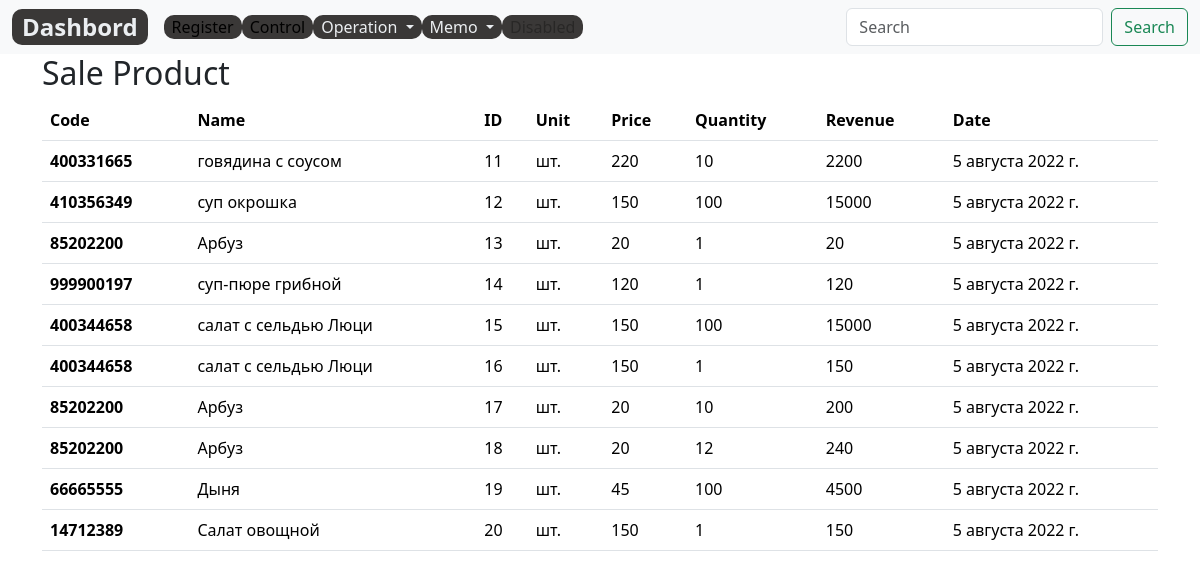
The page /control/sold_product_list/ on the database as committed earlier.
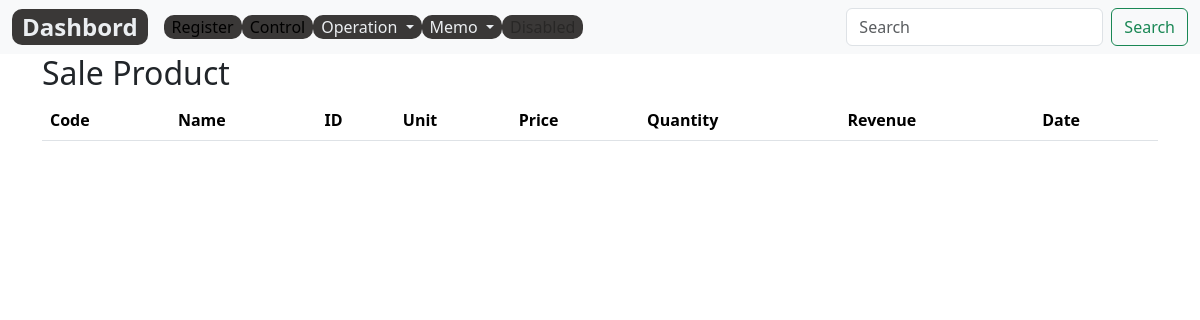
The same page on the database as committed later.
### control/models.py (models this page shows, shortened)
class SaleProduct(models.Model):
    name = models.ForeignKey(Product,related_name='name_sale', null=True, on_delete=models.PROTECT)
    product=models.CharField(max_length=200, help_text="Не более 200 знаков", null=True, db_index=True)#отражение в sold_product_list.html
    code=models.DecimalField(max_digits=12, help_text="Не более 12 знаков",decimal_places=0,null=True,verbose_name='Код')
    slug= models.SlugField(max_length=255, verbose_name='Url',blank=True, null=True)
    price=models.PositiveIntegerField(verbose_name='Цена, руб', default=1)
    sold= models.PositiveIntegerField(verbose_name='Sold, руб', default=1)
    unit = models.CharField(max_length=10,verbose_name='Ед.изм.',  choices=UNITS, null=True ,default='шт.')
    revenue= models.DecimalField(max_digits=10, help_text="Не более 10 знаков", decimal_places=2, default=0, blank=True, null=True)
    created_date = models.DateField(auto_now_add=True)
    class Meta:
        ordering = ['name']
        verbose_name = 'Продажа'
        verbose_name_plural = 'Продажи'
    @property
    def get_revenue(self):
        return self.price*self.sold

### control/views.py (the view)
# urls.py: path('sold_product_list/', SoldProductListView.as_view(), name='sold_product_list'),
class SoldProductListView(ListView):
    model=SaleProduct
    template_name = 'control/sold_product_list.html'
    context_object_name = 'sold_products'

### control/templates/control/sold_product_list.html (shortened to what this page needs)
{% extends 'base_simple.html' %}
{% block content %}
<div class="container">
  <h2>Sale Product</h2>
  <table class="table">
    <thead>
      <tr>
        <th scope="col">Code</th>
        <th scope="col">Name</th>
        <th scope="col">ID</th>
        <th scope="col">Unit</th>
        <th scope="col">Price</th>
        <th scope="col">Quantity</th>
        <th scope="col">Revenue</th>
        <th scope="col">Date</th>
      </tr>
    </thead>
    <tbody>
      {% for saleproduct in sold_products%}
      <tr>
        <th scope="row">{{saleproduct.code}}</th>
        <td>{{saleproduct.product}}</td>
        <td>{{saleproduct.id}}</td>
        <td>{{saleproduct.unit}}</td>
        <td>{{saleproduct.price}}</td>
        <td>{{saleproduct.sold}}</td>
        <td>{{saleproduct.get_revenue}}</td>
        <td>{{saleproduct.created_date}}</td>
      </tr>
      {% endfor %}
    </tbody>
  </table>
</div>
{% endblock %}

Rows that differ between the two databases and show on the page:
removed SaleProduct: code "400331665", product "говядина с соусом", id "11", unit "шт.", price "220", sold "10", get_revenue "2200", created_date "5 августа 2022 г."
removed SaleProduct: code "410356349", product "суп окрошка", id "12", unit "шт.", price "150", sold "100", get_revenue "15000", created_date "5 августа 2022 г."
removed SaleProduct: code "85202200", product "Арбуз", id "13", unit "шт.", price "20", sold "1", get_revenue "20", created_date "5 августа 2022 г."
removed SaleProduct: code "999900197", product "суп-пюре грибной", id "14", unit "шт.", price "120", sold "1", get_revenue "120", created_date "5 августа 2022 г."
removed SaleProduct: code "400344658", product "салат с сельдью Люци", id "15", unit "шт.", price "150", sold "100", get_revenue "15000", created_date "5 августа 2022 г."
removed SaleProduct: code "400344658", product "салат с сельдью Люци", id "16", unit "шт.", price "150", sold "1", get_revenue "150", created_date "5 августа 2022 г."
removed SaleProduct: code "85202200", product "Арбуз", id "17", unit "шт.", price "20", sold "10", get_revenue "200", created_date "5 августа 2022 г."
removed SaleProduct: code "85202200", product "Арбуз", id "18", unit "шт.", price "20", sold "12", get_revenue "240", created_date "5 августа 2022 г."
removed SaleProduct: code "66665555", product "Дыня", id "19", unit "шт.", price "45", sold "100", get_revenue "4500", created_date "5 августа 2022 г."
removed SaleProduct: code "14712389", product "Салат овощной", id "20", unit "шт.", price "150", sold "1", get_revenue "150", created_date "5 августа 2022 г."
